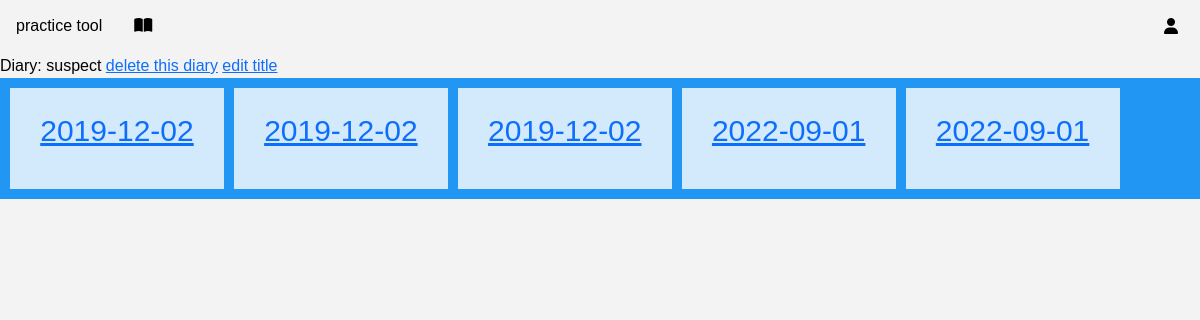
Screenshot of /diary/1 (signed in) with the database file from the repository.
### models.py (models this page shows)
class Diary(db.Model):
    __tablename__ = 'Diary'
    id = db.Column(db.Integer, primary_key=True, nullable=False)
    user_id = db.Column(db.Integer, ForeignKey('User.id'), nullable=False)
    title = db.Column(db.String)
    entries = relationship('Entry', back_populates='diary', cascade="all, delete-orphan")

class Entry(db.Model):
    __tablename__ = 'Entry'
    id = db.Column(db.Integer, primary_key=True, nullable=False)
    user_id = db.Column(db.Integer, ForeignKey('User.id'), nullable=False)
    diary_id = db.Column(db.Integer, ForeignKey('Diary.id'), nullable=False)
    date = db.Column(db.Date, default=datetime.today().date())
    notes = db.Column(db.Text)
    diary = relationship('Diary', back_populates='entries')
    tags = relationship('Tag', secondary=EntryTag, back_populates='entries')

### app.py (the view)
@app.route('/diary/<int:id>', methods=['GET', 'POST'])
@login_required
def diary(id):
    diary = models.Diary.query.filter_by(user_id=current_user.id, id=id).all()
    return render_template('diary.html', diary=diary)

### app.py (called while the page is built)
@login_manager.user_loader
def load_user(id):
    return models.User.query.get(int(id))

### templates/diary.html (shortened to what this page needs)
{% extends 'layout.html' %} {% block content %}
{% for diary in diary%}
Diary: {{diary.title}}
<a href="{{url_for('delete_diary', id=diary.id)}}">delete this diary</a>
<a href="{{url_for('edit_diary', id=diary.id)}}">edit title</a>
<div class="grid-container">
    {% for entry in diary.entries %}
  <div class="entry">
    <p><a href="{{url_for('entry', id=entry.id)}}">{{entry.date}}</a></p>
  </div>
  {% endfor %}
  {% endfor %}
</div>
{% endblock %}

### templates/layout.html (shortened to what this page needs)
<!DOCTYPE html>
<html lang="en" dir="ltr">
  <head>
    <link rel="stylesheet" href="https://cdn.jsdelivr.net/npm/bootstrap@5.1.3/dist/css/bootstrap.min.css">
    <link rel="stylesheet" href="{{url_for('static', filename='css/style.css')}}">
    <link rel="stylesheet" href="path/to/font-awesome/css/font-awesome.min.css">
  </head>
  <body>
    {% include 'header.html' %}
    {% block content %} {%endblock %}
  </body>
</html>

### templates/header.html (shortened to what this page needs)
<div class="header">
<div class="topnav">
  <ul>
    <li>practice tool</li>
    <li><a href="{{url_for('index')}}"><i class="fa-solid fa-book-open"></i></a></li>
    <li style=float:right><div class="dropdown">
      <button><i class="fa-solid fa-user"></i></button>
    </div></li>
  </ul>
</div>
</div>

### static/css/style.css (style rules this page uses)
body { background-color: #F3F3F3; color: black; border-color: #E9492B; font-family: "Century Gothic", CenturyGothic, AppleGothic, sans-serif; overflow-x: hidden; padding: 0; margin: 0; }
.topnav { position: relative; width: 100%; padding: 0; margin: 0; }
.topnav ul { list-style-type: none; margin: 0; padding: 0; overflow: hidden; background-color: #f3f3f3; }
.topnav li { float: left; text-align: center; padding: 14px 16px; }
.topnav li a { display: block; color: black; text-align: center; text-decoration: none; }
button { background-color: inherit; font-size: 16px; margin-top: 0; border: none; cursor: pointer; }
.dropdown { position: relative; display: inline-block; margin-top: 0px; }
.grid-container { display: grid; grid-template-columns: auto auto auto auto auto auto; gap: 10px; background-color: #2196F3; padding: 10px; }
.grid-container > div { background-color: rgba(255, 255, 255, 0.8); text-align: center; padding: 20px 0; font-size: 30px; }

### rows the page displays
Diary: title "suspect"
Entry: date "2019-12-02"
Entry: date "2019-12-02"
Entry: date "2019-12-02"
Entry: date "2022-09-01"
Entry: date "2022-09-01"
